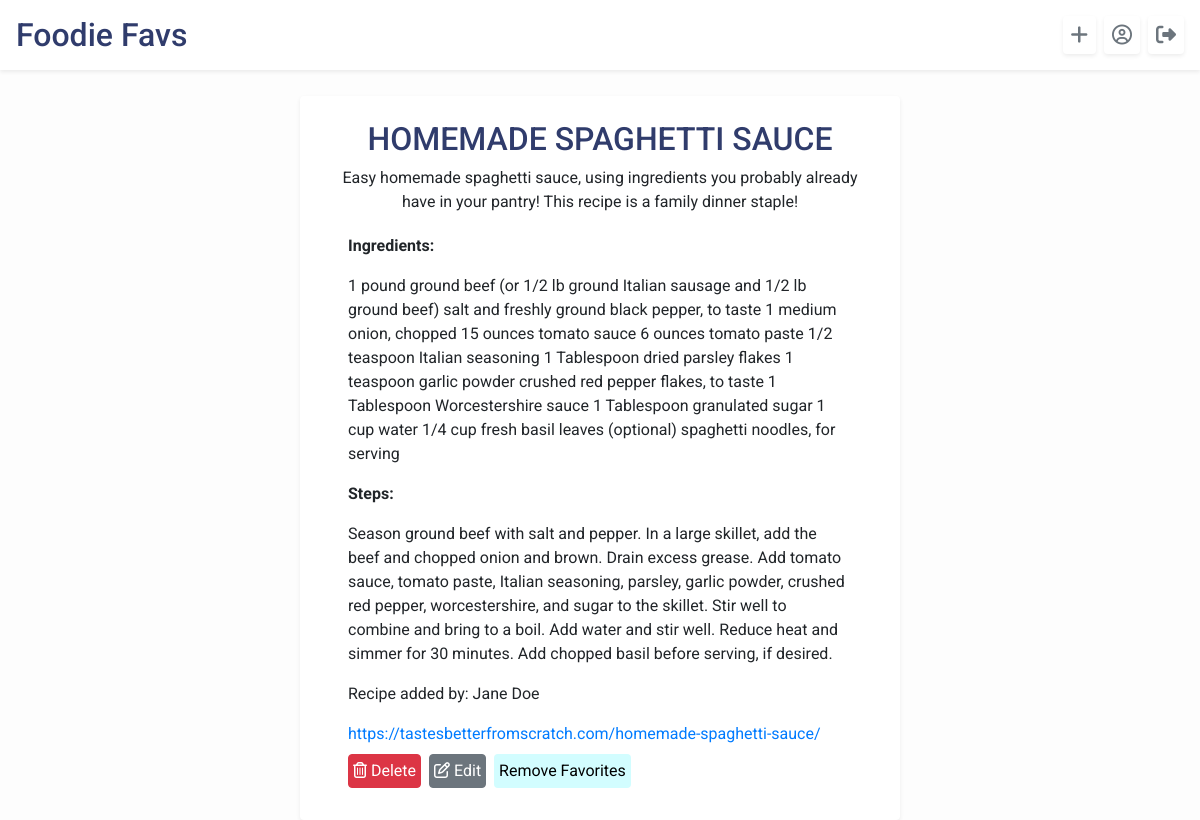
The page /home/recipe_3 (signed in) on the database its author committed.
### foodie_app/models.py (models this page shows)
class Recipe(models.Model):
    name = models.CharField(max_length=255)
    desc = models.CharField(max_length=255, default="")
    ingredients = models.TextField(default="")
    steps = models.TextField(default="")
    creator = models.ForeignKey(User, related_name="users", on_delete=models.CASCADE, default=1)
    source = models.CharField(max_length=255, default="")
    users_who_favorite = models.ManyToManyField(User, related_name="favorite_recipes", default=0)
    created_at = models.DateTimeField(auto_now_add=True)
    updated_at = models.DateTimeField(auto_now=True)
    objects = RecipeManager()

### login/models.py (models this page shows)
class User(models.Model):
    first_name = models.CharField(max_length=255)
    last_name = models.CharField(max_length=255)
    email = models.EmailField()
    password = models.CharField(max_length=255)
    followers = models.ManyToManyField("self", blank=True)
    profile_desc = models.TextField(default="")
    created_at = models.DateTimeField(auto_now_add=True)
    updated_at = models.DateTimeField(auto_now=True)
    objects = UserManager()

### foodie_app/views.py (the view)
# urls.py: path('recipe_<int:recipe_id>', views.recipe_page),
def recipe_page(request, recipe_id):
    if 'userid' in request.session:
        context = {
            "user": User.objects.get(id=request.session['userid']),
            "recipe": Recipe.objects.get(id=recipe_id)
        }
        return render(request, 'recipe.html', context)
    return redirect('/')

### foodie_app/templates/recipe.html (shortened to what this page needs)
<!DOCTYPE html>
<html lang="en">
<head>
    <link rel="stylesheet" href="https://stackpath.bootstrapcdn.com/bootstrap/4.5.2/css/bootstrap.min.css"
>
    {% load static %}
    <link rel="stylesheet" href="{% static 'css/style.css' %}">
</head>
<body class="body">
    <header id="header" class="bg-white d-flex p-3 align-items-center shadow-sm mt-0">
        <h2 class="pr-5 mb-0"><a href="/home" class="home">Foodie Favs</a></h2>
        <a href="/home/new_recipe" class="ml-auto btn-outline-secondary btn-lg p-1 pl-2 pr-2 rounded shadow-sm"
            data-toggle="tooltip" data-placement="bottom" title="New Recipe"><i class="fas fa-plus"></i></a></i>
        <a href="/home/{{user.id}}" class="ml-2 btn-outline-secondary btn-lg p-1 pl-2 pr-2 rounded shadow-sm"
            data-toggle="tooltip" data-placement="bottom" title="Profile"><i class="far fa-user-circle"></i></a>
        <a href="/home/log_off" class="ml-2 btn-outline-secondary btn-lg p-1 pl-2 pr-2 rounded shadow-sm" data-toggle="tooltip"
            data-placement="bottom" title="Log Out"><i class="fas fa-sign-out-alt"></i></a>
    </header>
    <div class="pt-5"></div>
    <div class="w-50 shadow-sm mt-5 p-4 ml-auto mr-auto rounded recipe-card">
        <h2 class="text-center">{{recipe.name}}</h2>
        <p class="text-center">{{recipe.desc}}</p>
        <div class="pl-4 pr-4 pt-1 pb-2">
            <p class="font-weight-bold">Ingredients:</p class="font-weight-bold">
            <p>{{recipe.ingredients}}</p>
            <p class="font-weight-bold">Steps:</p class="font-weight-bold">
            <p>{{recipe.steps}}</p>
            <p>Recipe added by: {{recipe.creator.first_name}} {{recipe.creator.last_name}}</p>
            <a href="{{recipe.source}}">{{recipe.source}}</a>
            <div class="d-flex mt-2">
                {% if recipe.creator.id == user.id %}
                <a href="/home/{{recipe.id}}/delete_recipe" class="btn btn-danger p-1 mr-2"><i class="far fa-trash-alt"></i> Delete</a>
                <a href="/home/{{recipe.id}}/edit_recipe" class="btn btn-secondary p-1 mr-2"><i class="far fa-edit"></i> Edit</a>
                {% endif %}
                {% if user in recipe.users_who_favorite.all %}
                <a href="/home/{{recipe.id}}/remove_favorite" class="btn favorite p-1 mr-2"></i> Remove Favorites</a>
                {% endif %}
            </div>
        </div>
    </div>
</body>
</html>

### foodie_app/static/css/style.css (style rules this page uses)
body { font-family: "Roboto", sans-serif; background-color: #fdfdfd; }
.recipe-card, .card { background-color: white; }
h2, .home { color: #303c6c; }
#header { width: 100%; position: fixed; top: 0; left: 0; width: 100%; }
.view-recipe, .favorite, .add-item, .submitItem, .new-recipe, .edit-recipe, .save-menu, .submit, .button { background-color: #d2fdff; color: black; }

### rows shown on the page
Recipe: name "HOMEMADE SPAGHETTI SAUCE", desc "Easy homemade spaghetti sauce, using ingredients you probably already have in your pantry! This recipe is a family dinner staple!", ingredients "1 pound ground beef (or 1/2 lb ground Italian sausage and 1/2 lb ground beef) salt and freshly ground black pepper, to taste 1 medium onion, chopped 15 ounces tomato sauce 6 ounces tomato paste 1/2 teaspoon Italian seasoning 1 Tablespoon dried parsley flakes 1 teaspoon garlic powder crushed red pepper flakes, to taste 1 Tablespoon Worcestershire sauce 1 Tablespoon granulated sugar 1 cup water 1/4 cup fresh basil leaves (optional) spaghetti noodles, for serving", steps "Season ground beef with salt and pepper. In a large skillet, add the beef and chopped onion and brown. Drain excess grease. Add tomato sauce, tomato paste, Italian seasoning, parsley, garlic powder, crushed red pepper, worcestershire, and sugar to the skillet. Stir well to combine and bring to a boil. Add water and stir well. Reduce heat and simmer for 30 minutes. Add chopped basil before serving, if desired.", creator.first_name "Jane", creator.last_name "Doe", source "https://tastesbetterfromscratch.com/homemade-spaghetti-sauce/"
